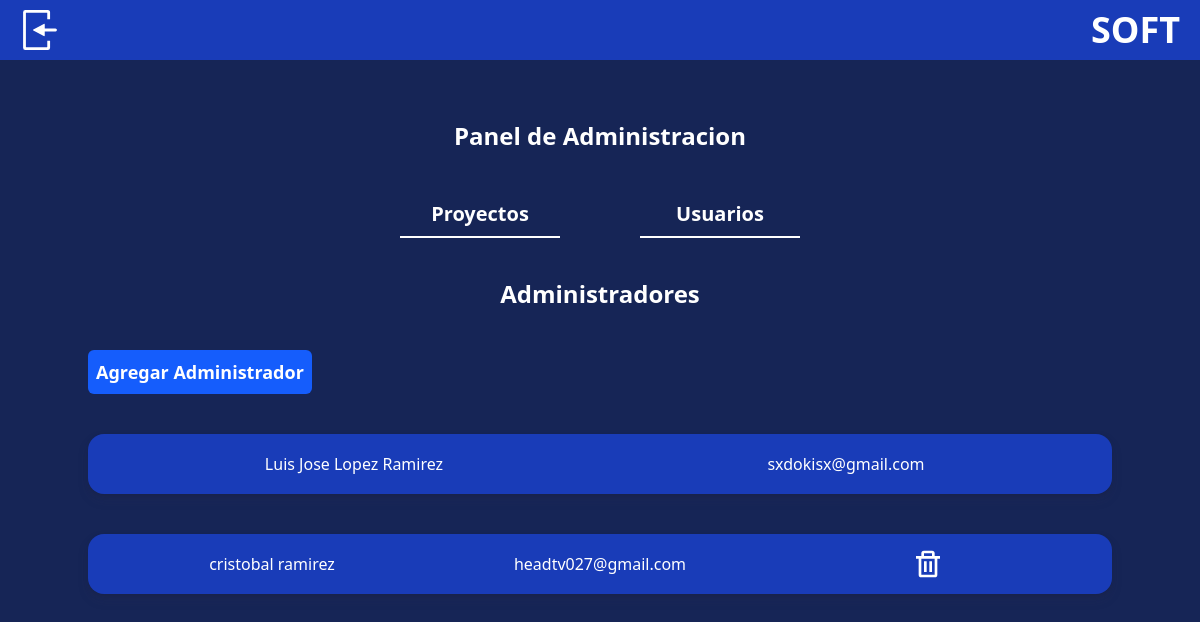
The page /panelAdmin/usuarios (signed in) on the database as committed earlier.
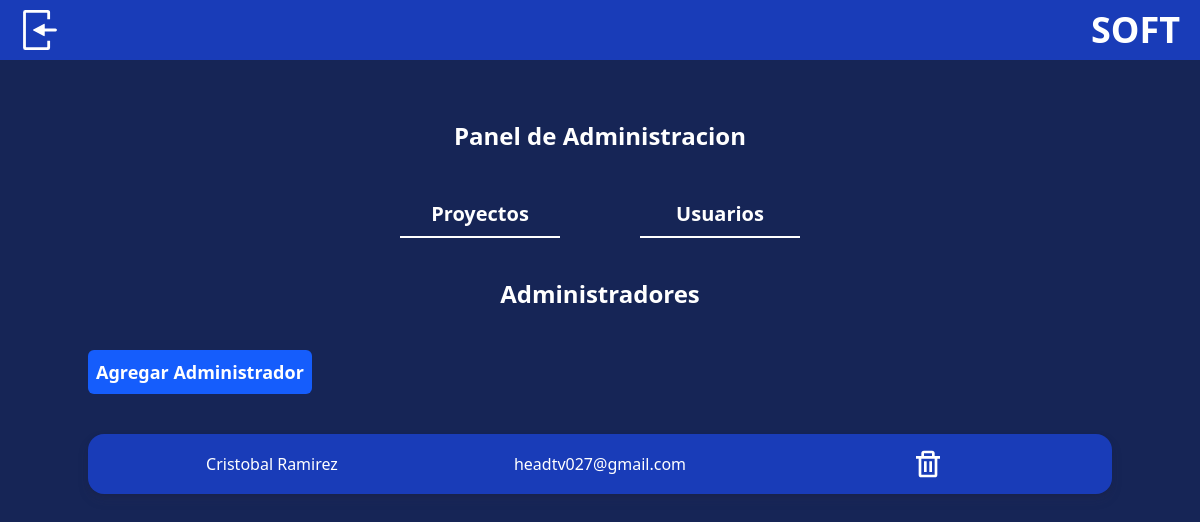
The same page on the database as committed later.
### GestionProyecto/models.py (models this page shows, shortened)
class Usuarios(AbstractBaseUser):
    correo = models.EmailField(unique=True)
    nombre = models.CharField(max_length=100)
    apellido = models.CharField(max_length=100)
    is_active = models.BooleanField(default=True)
    is_staff = models.BooleanField(default=False)
    is_superuser = models.BooleanField(default=False)
    USERNAME_FIELD = 'correo'
    REQUIRED_FIELDS = ['nombre', 'apellido']
    objects = manageUsuario()

### GestionProyecto/views.py (the view, shortened to what this page needs)
# urls.py: path("panelAdmin/usuarios", views.UsuariosAdmin, name='PAdminUsuarios'),
def UsuariosAdmin(request):
    if not request.user.is_authenticated and not request.user.is_staff:
        return redirect('Inicio')
    usuarios = Usuarios.objects.filter(is_staff=True)
    return render(request, 'admin/UsuariosAdmin.html', {
        'userLogin': request.user,
        'usuarios': usuarios,
    })

### GestionProyecto/templates/admin/UsuariosAdmin.html (shortened to what this page needs)
{% extends "admin.html" %}
{% block OpcionesAdmin %}
<h2 class="text-center text-2xl font-bold">Administradores</h2>
<button onclick="openModalAgregarAdmin()" class="botonStyle w-max mx-auto md:mx-0 my-10">Agregar Administrador</button>
<article class="flex flex-col gap-10 md:w-[80rem] max-w-screen-lg">
    {% for usuario in usuarios %}
        <div class="grid auto-rows-fr auto-cols-fr md:grid-flow-col justify-between place-content-center place-items-center h-40 md:h-15 bg-blue-800 p-5 rounded-2xl sombraPanels">
            <h2>{{usuario.nombre}} {{usuario.apellido}}</h2>
            <p>{{usuario.correo}}</p>
            {% if usuario != userLogin %}
                <a href='{% url "PAdminDeleteUsuarios" usuario.correo %}' class="cursor-pointer">
                    <svg class="fill-white w-8 h-8" xmlns="http://www.w3.org/2000/svg" viewBox="0 0 24 24">
                        <path d="M5 20a2 2 0 0 0 2 2h10a2 2 0 0 0 2-2V8h2V6h-4V4a2 2 0 0 0-2-2H9a2 2 0 0 0-2 2v2H3v2h2zM9 4h6v2H9zM8 8h9v12H7V8zm1 2h2v8H9zm4 0h2v8h-2z"/>
                    </svg>
                </a>
            {% endif %}
        </div>
    {% endfor %}
</article>
{% endblock OpcionesAdmin %}

Rows that differ between the two databases and show on the page:
no longer on this page (row edited): Usuarios: nombre "Luis Jose", apellido "Lopez Ramirez", correo "sxdokisx@gmail.com"
removed Usuarios: nombre "cristobal", apellido "ramirez", correo "headtv027@gmail.com"
now on this page (row edited): Usuarios: nombre "Cristobal", apellido "Ramirez", correo "headtv027@gmail.com"
